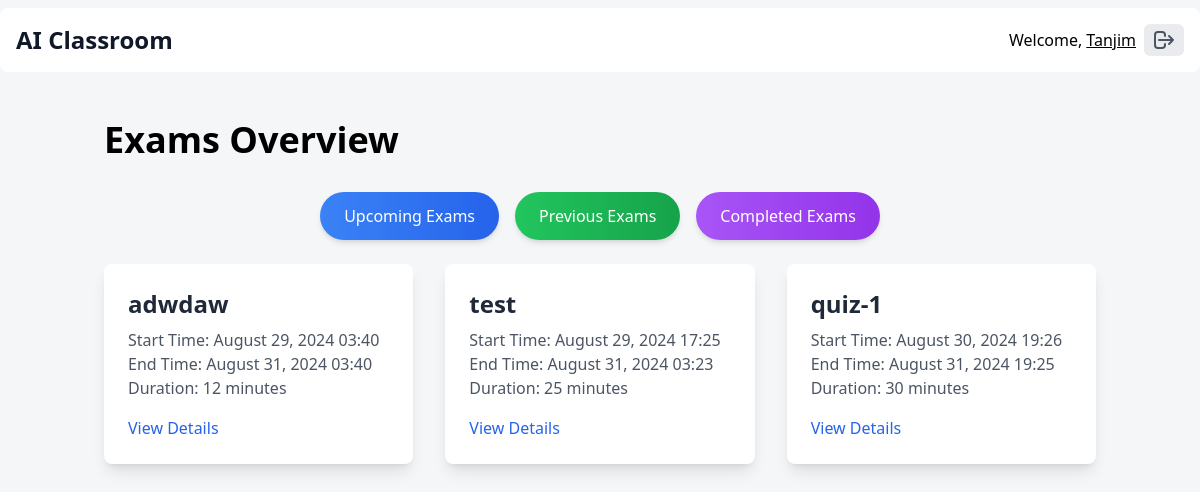
Before: /exams/ (signed in) with the older database file.
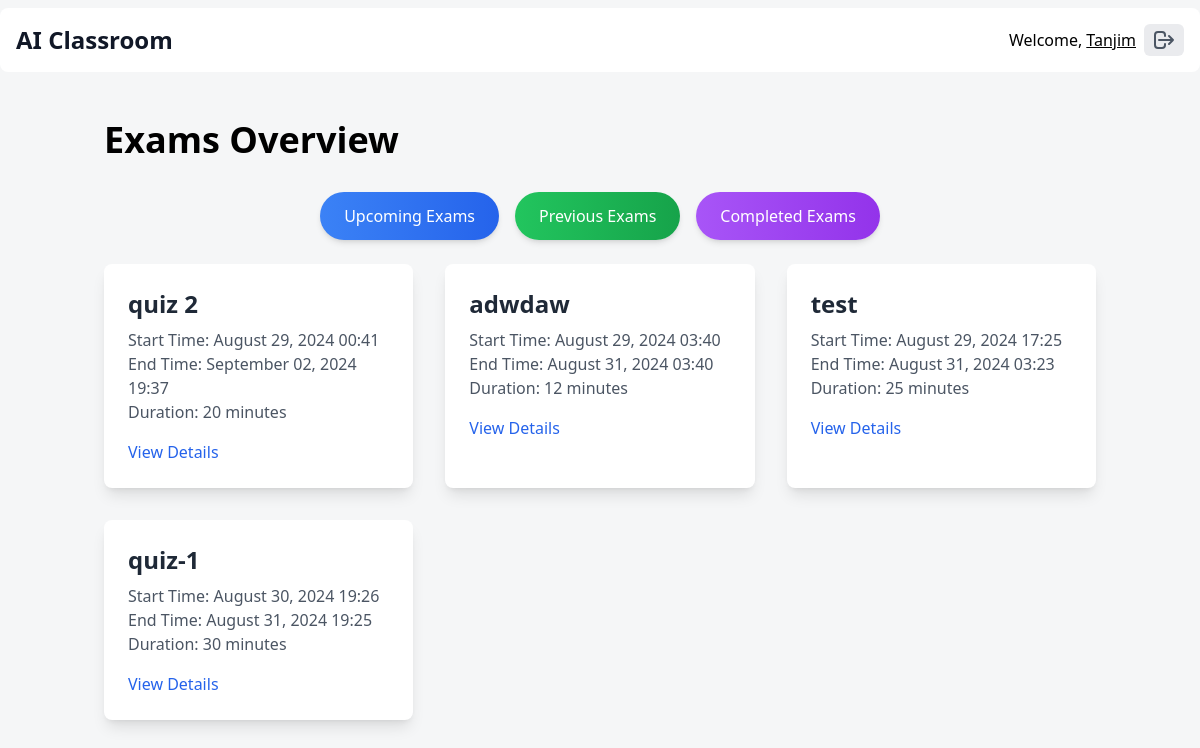
After: the same page with the newer database file.
### home/models.py (models this page shows, shortened)
class Exam(models.Model):
    classroom = models.ForeignKey("Classroom", on_delete=models.CASCADE, related_name="exams")
    exam_id = models.UUIDField(default=uuid.uuid4, editable=False, unique=True)
    title = models.CharField(max_length=200)
    description = models.TextField(blank=True)
    start_time = models.DateTimeField()
    end_time = models.DateTimeField()
    duration_minutes = models.IntegerField(help_text="Duration in minutes")
    is_published = models.BooleanField(default=False)
    created_by = models.ForeignKey(settings.AUTH_USER_MODEL, on_delete=models.CASCADE, related_name="created_exams")
    created_at = models.DateTimeField(auto_now_add=True)
    updated_at = models.DateTimeField(auto_now=True)
    lessons = models.ManyToManyField("Lesson", related_name="exams", blank=True)
    question_count = models.IntegerField(default=0)

### home/views.py (the view)
# urls.py: path("exams/", views.exam_overview, name="exam_overview"),
@login_required
def exam_overview(request):
    user = request.user
    is_teacher = user.user_type == "teacher" or user.is_staff
    upcoming_exams = Exam.objects.filter(end_time__gt=timezone.now()).order_by("start_time")
    previous_exams = Exam.objects.filter(end_time__lte=timezone.now()).order_by("-start_time")
    context = {
        "is_teacher": is_teacher,
        "upcoming_exams": upcoming_exams,
        "previous_exams": previous_exams,
    }
    return render(request, "exam/exam_overview.html", context)

### home/templates/exam/exam_overview.html (shortened to what this page needs)
{% extends 'base.html' %}
{% block content %}
    <div class="container mx-auto px-4 py-12">
        <h2 class="text-4xl font-bold mb-8">Exams Overview</h2>
        <div class="tabs">
            <ul class="flex justify-center space-x-4 mb-6">
                <li>
                    <button id="tab1-btn"
                            onclick="showTab('tab1')"
                            class="inline-flex items-center px-6 py-3 bg-gradient-to-r from-blue-500 to-blue-600 text-white rounded-full shadow-md cursor-pointer hover:bg-blue-700 transition">
                        Upcoming Exams
                    </button>
                </li>
                <li>
                    <button id="tab2-btn"
                            onclick="showTab('tab2')"
                            class="inline-flex items-center px-6 py-3 bg-gradient-to-r from-green-500 to-green-600 text-white rounded-full shadow-md cursor-pointer hover:bg-green-700 transition">
                        Previous Exams
                    </button>
                </li>
                <li>
                    <button id="tab3-btn"
                            onclick="showTab('tab3')"
                            class="inline-flex items-center px-6 py-3 bg-gradient-to-r from-purple-500 to-purple-600 text-white rounded-full shadow-md cursor-pointer hover:bg-purple-700 transition">
                        Completed Exams
                    </button>
                </li>
            </ul>
            <div class="content">
                <section id="tab1-content" class="tab-content">
                    {% if upcoming_exams %}
                        <div class="grid gap-8 md:grid-cols-2 lg:grid-cols-3">
                            {% for exam in upcoming_exams %}
                                <div class="bg-white p-6 rounded-lg shadow-lg hover:shadow-xl transition-shadow">
                                    <h3 class="text-2xl font-semibold text-gray-800">{{ exam.title }}</h3>
                                    <p class="mt-2 text-gray-600">Start Time: {{ exam.start_time|date:"F d, Y H:i" }}</p>
                                    <p class="text-gray-600">End Time: {{ exam.end_time|date:"F d, Y H:i" }}</p>
                                    <p class="text-gray-600">Duration: {{ exam.duration_minutes }} minutes</p>
                                    <a href="{% url 'exam_detail' exam_id=exam.exam_id %}"
                                       class="mt-4 inline-block text-blue-600 hover:underline">View Details</a>
                                </div>
                            {% endfor %}
                        </div>
                    {% else %}
                        <p class="text-gray-500 italic">No upcoming exams.</p>
                    {% endif %}
                </section>
            </div>
        </div>
    </div>
{% endblock content %}

Changed rows visible on the page:
now on this page (row edited): Exam: title "quiz 2", start_time "August 29, 2024 00:41", end_time "September 02, 2024 19:37", duration_minutes "20"
